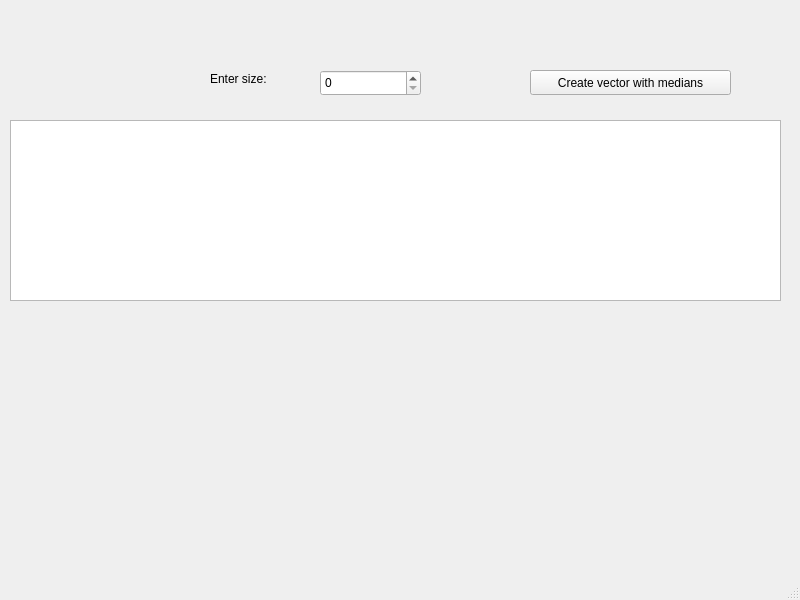
<?xml version="1.0" encoding="UTF-8"?>
<ui version="4.0">
 <class>MainWindow</class>
 <widget class="QMainWindow" name="MainWindow">
  <property name="geometry">
   <rect>
    <x>0</x>
    <y>0</y>
    <width>800</width>
    <height>600</height>
   </rect>
  </property>
  <property name="windowTitle">
   <string>MainWindow</string>
  </property>
  <widget class="QWidget" name="centralwidget">
   <widget class="QSpinBox" name="sizeSpinBox">
    <property name="geometry">
     <rect>
      <x>320</x>
      <y>70</y>
      <width>101</width>
      <height>26</height>
     </rect>
    </property>
   </widget>
   <widget class="QLabel" name="label">
    <property name="geometry">
     <rect>
      <x>210</x>
      <y>70</y>
      <width>81</width>
      <height>17</height>
     </rect>
    </property>
    <property name="text">
     <string>Enter size:</string>
    </property>
   </widget>
   <widget class="QTextBrowser" name="answerBrowser">
    <property name="geometry">
     <rect>
      <x>10</x>
      <y>120</y>
      <width>771</width>
      <height>181</height>
     </rect>
    </property>
   </widget>
   <widget class="QPushButton" name="createButton">
    <property name="geometry">
     <rect>
      <x>530</x>
      <y>70</y>
      <width>201</width>
      <height>25</height>
     </rect>
    </property>
    <property name="text">
     <string>Create vector with medians</string>
    </property>
   </widget>
  </widget>
  <widget class="QMenuBar" name="menubar">
   <property name="geometry">
    <rect>
     <x>0</x>
     <y>0</y>
     <width>800</width>
     <height>22</height>
    </rect>
   </property>
  </widget>
  <widget class="QStatusBar" name="statusbar"/>
 </widget>
 <resources/>
 <connections/>
</ui>
